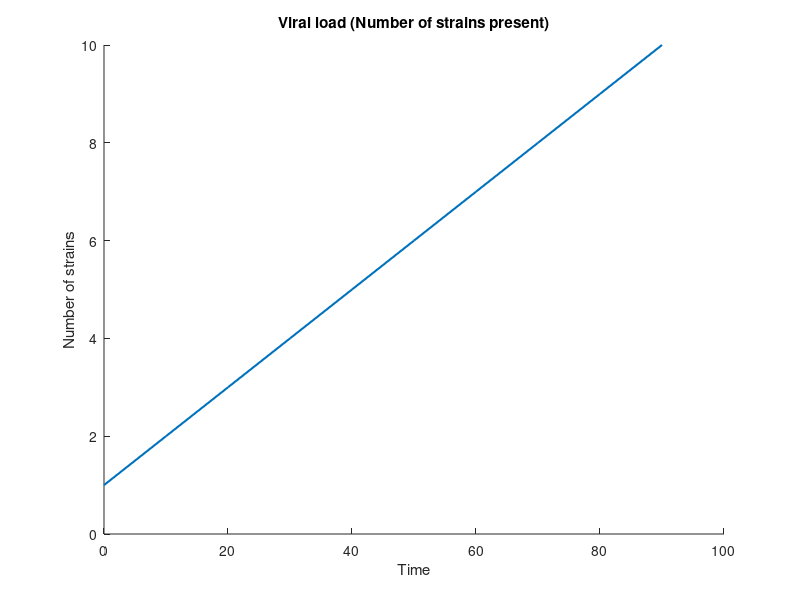

The MATLAB script that drew this image: (Note: this script raises an error after producing the figure.)
%
%% Solution to Part 2b of team assignment - Mutations & 
% Strain-Specific Immunity
%
clc
clear
close all
%
% Constants
r = 2.5;
p = 2;
c = 0.1;
b = 0.1;
P = 0.1;
h = 0.1; % Time increment (dt)
%
%% Generate plot to show viral load over time
%
% Plot the deterministic viral load
figure(1)
hold on
times = 0:10:90;
num_strains = 1:10; % 1 new strain every 10 time steps, starting at 1
plot(times, num_strains,'LineWidth',1.5);
title("Viral load (Number of strains present)")
xlabel("Time")
ylabel("Number of strains")
%
% Plot the stochastic viral load over 10 instances
for i=1:10
    % Generate viral load over time in one instance
    tspan = [0,100];
    x = HIVStochGen(P,h,tspan(1),tspan(2));
    new_strain_idx = x(1,:)==1; % index of time values where a new mutation arose
    alltimes = x(2,:);
    start_times = alltimes(new_strain_idx); % time values where a new mutation arose
    strain_nums = 1:length(start_times);
    % Complete the plot by adding an initial and final point
    highest_load = strain_nums(length(strain_nums));
    start_times_final = [0, start_times, 100];
    strain_nums_final = [1, strain_nums, highest_load];
    plot(start_times_final, strain_nums_final,'Color','r','LineWidth',1.5,'LineStyle','--');
end
%
% Complete the graph
axis([0,90,0,15])
legend("Deterministic model","Stochastic model")